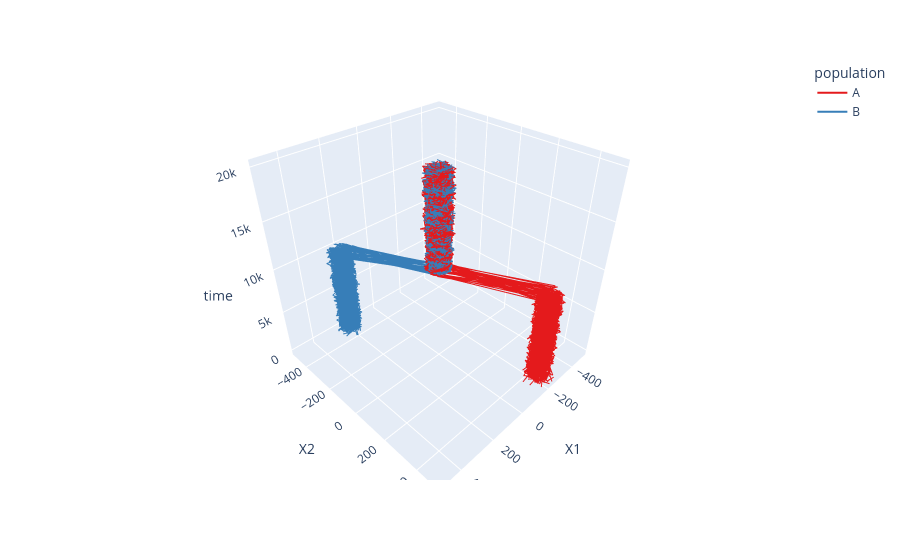

The cell this chart's notebook holds for it:
### Code cell
output_dir = "./counts_data/"
embeddings_df = pd.read_parquet(os.path.join(output_dir, "embeddings.parquet"))
idx_to_sample_df = pd.read_parquet(os.path.join(output_dir, "idx_to_sample.parquet"))
population_sample_dict = {"A": np.arange(40), "B": np.arange(40,80)}
sample_to_pop_df = pd.DataFrame([(sample_id, pop) for pop, sample_ids in population_sample_dict.items() for sample_id in sample_ids], columns=["sample_id", "population"])
plotter = PlotEmbeddings(embeddings_df=embeddings_df, sample_to_pop_df=sample_to_pop_df, idx_to_sample_df=idx_to_sample_df)
plotter.dynamic_plot()
